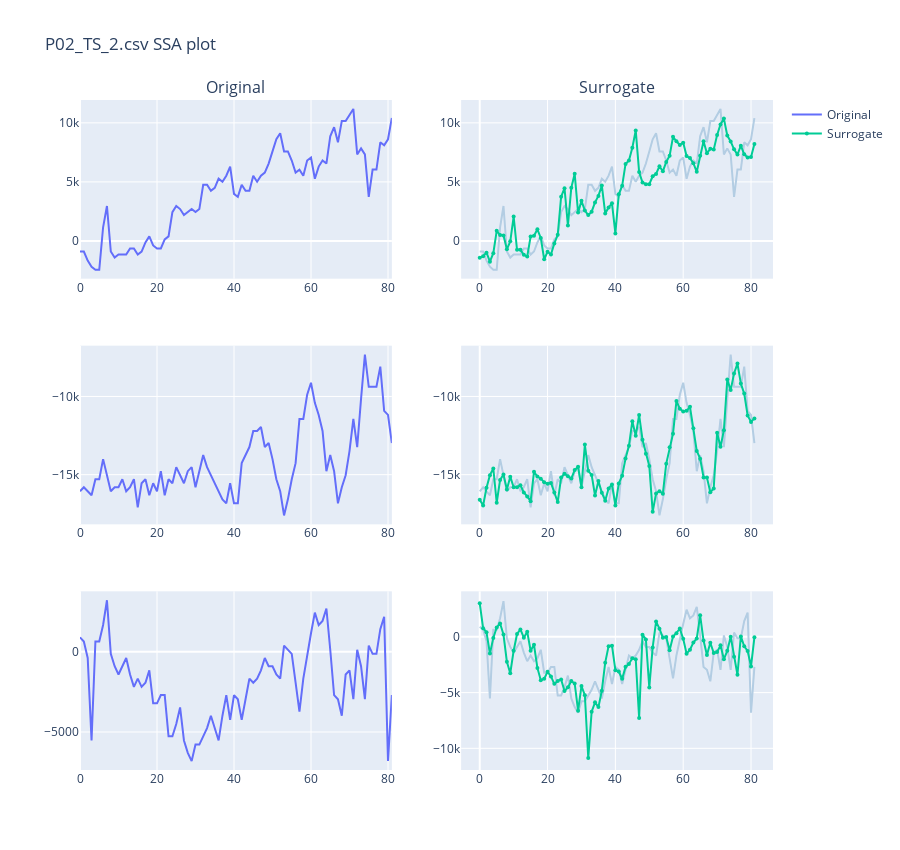

This figure's notebook cell:
### Markdown cell above
### Plot Generated Surrogate Output

### Code cell
# get the path to parent dir
import sys, os
parent_dir = os.path.abspath(os.path.join(os.getcwd(), os.pardir))
sys.path.insert(0,parent_dir)

from pltSSsur import pltSSsur
from utils.plot import Plot

_file_name = input("Enter file name (with extension): ") # e.g P02_TS_2.csv

if _file_name != '':
    _num_comp = int(input("Enter number of component (column) to be read: "))

if _file_name != '' and _num_comp != '':
    file_data, output_data = pltSSsur(_file_name, num_comp=_num_comp, plot_ok=True, data_dir_path='../data/ARAT')

    # generate plot
    Plot.ssa(file_data, output_data, num_comp=_num_comp, title=_file_name, is_jupyter=True)
